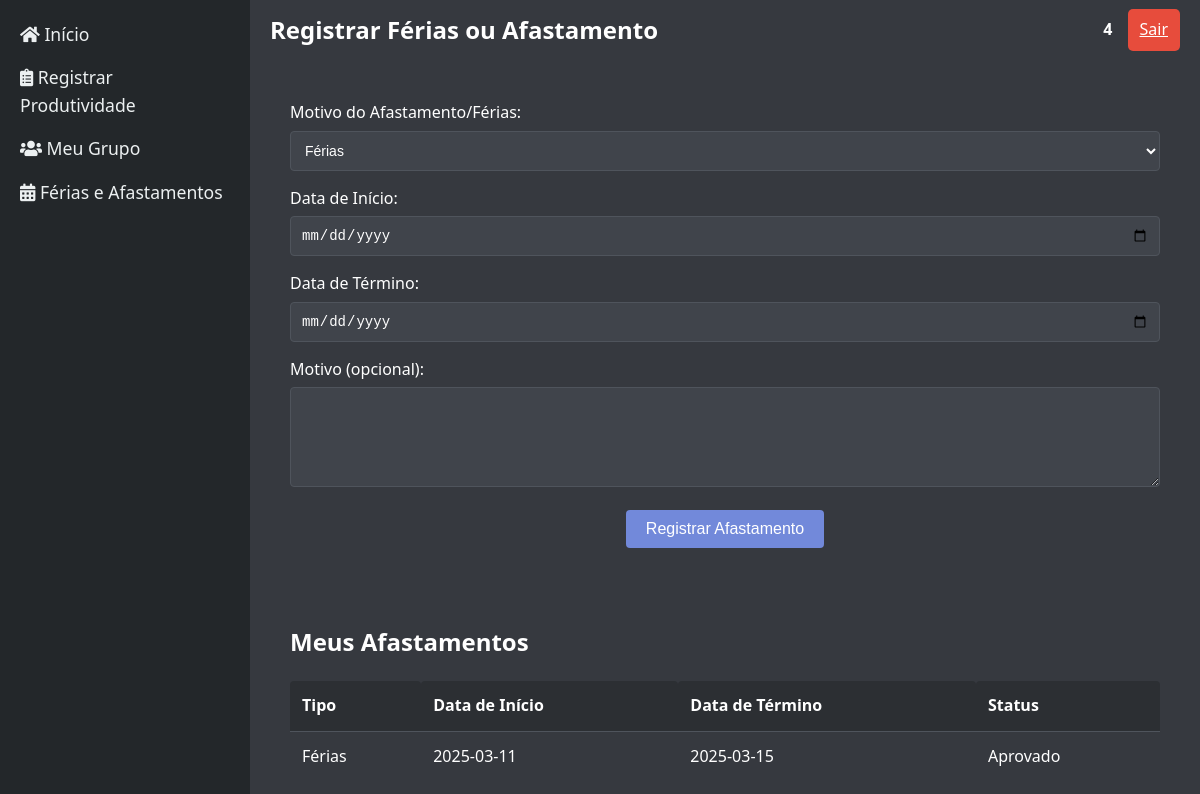
Screenshot of /public/gestao-ferias-afastamentos (signed in) with the database file from the repository.
### tables this page shows
CREATE TABLE `afastamentos` (
  `id` int(11) NOT NULL,
  `user_id` int(11) NOT NULL,
  `tipo_afastamento_id` int(11) NOT NULL,
  `data_inicio` date NOT NULL,
  `data_termino` date NOT NULL,
  `comentario` text DEFAULT NULL,
  `status` enum('Pendente','Aprovado','Rejeitado') DEFAULT 'Pendente',
  `created_at` timestamp NOT NULL DEFAULT current_timestamp(),
  `updated_at` timestamp NOT NULL DEFAULT current_timestamp() ON UPDATE current_timestamp()
);

CREATE TABLE `tipos_afastamento` (
  `id` int(11) NOT NULL,
  `descricao` varchar(100) NOT NULL,
  `created_at` timestamp NOT NULL DEFAULT current_timestamp(),
  `updated_at` timestamp NOT NULL DEFAULT current_timestamp() ON UPDATE current_timestamp()
);

### src/controllers/FeriasAfastamentoController.php (called while the page is built, shortened)
<?php
class FeriasAfastamentoController
{
    private $model;
    public function __construct(PDO $pdo, $authController = null)
    {
        $this->authController = $authController;
        $this->model = new FeriasAfastamento($pdo);
    }
    private function getBaseUrl() {
        $protocol = isset($_SERVER['HTTPS']) && $_SERVER['HTTPS'] === 'on' ? 'https://' : 'http://';
        $host = $_SERVER['HTTP_HOST'];
        $scriptName = $_SERVER['SCRIPT_NAME'] ?? '';
        $dirName = dirname($scriptName);
        $basePath = $protocol . $host . $dirName;
        if (strpos($basePath, '/public') !== false) {
            $basePath = substr($basePath, 0, strpos($basePath, '/public') + 7);
        }
        return $basePath;
    }
    public function listarFeriasAfastamentos()
    {
        $userId = $_SESSION['user_id'];
        $afastamentos = $this->model->listarAfastamentosPorUsuario($userId);
        $tiposAfastamento = $this->getTiposAfastamento();
        return [
            'afastamentos' => $afastamentos,
            'tiposAfastamento' => $tiposAfastamento
        ];
    }
    private function getTiposAfastamento()
    {
        return $this->model->listarTiposAfastamento();
    }
}

### src/models/FeriasAfastamento.php (called while the page is built, shortened)
<?php
class FeriasAfastamento {
    private $pdo;
    public function __construct(PDO $pdo) {
        $this->pdo = $pdo;
    }
    public function listarTiposAfastamento() {
        $stmt = $this->pdo->prepare("SELECT * FROM tipos_afastamento");
        $stmt->execute();
        return $stmt->fetchAll(PDO::FETCH_ASSOC);
    }
    public function listarAfastamentosPorUsuario($userId)
    {
        $sql = "SELECT a.*, t.descricao as tipo_afastamento
            FROM afastamentos a
            JOIN tipos_afastamento t ON a.tipo_afastamento_id = t.id
            WHERE a.user_id = :user_id
            ORDER BY a.data_inicio DESC";
        $stmt = $this->pdo->prepare($sql);
        $stmt->execute([':user_id' => $userId]);
        return $stmt->fetchAll(PDO::FETCH_ASSOC);
    }
}

### src/views/gestao_ferias_afastamentos.php (the view, shortened to what this page needs)
<?php
global $pdo;
$feriasAfastamentoController = new FeriasAfastamentoController($pdo);
$data = $feriasAfastamentoController->listarFeriasAfastamentos();
$userAfastamentos = $data['afastamentos'];
$tiposAfastamento = $data['tiposAfastamento'];
?>
<!DOCTYPE html>
<html lang="pt-BR">
<head>
    <link rel="stylesheet" href="https://cdnjs.cloudflare.com/ajax/libs/font-awesome/5.15.3/css/all.min.css">
    <link rel="stylesheet" href="<?php echo BASE_URL; ?>/css/gestao_ferias_afastamentos.css">
    <link rel="stylesheet" href="<?php echo BASE_URL; ?>/css/sidebar.css">
    <link rel="stylesheet" href="<?php echo BASE_URL; ?>/css/header.css">
</head>
<body class="ferias-afastamentos-page">
<div class="dashboard-container">
    <?php include_once __DIR__ . '/../components/sidebar.php'; ?>
    <div class="main-content">
        <?php include_once __DIR__ . '/../components/header.php'; ?>
        <main class="dashboard-content">
            <section class="register-section">
                <form action="<?php echo BASE_URL; ?>/submit-ferias-afastamento" method="POST">
                    <div class="form-group">
                        <label for="tipo_afastamento">Motivo do Afastamento/Férias:</label>
                        <select name="tipo_afastamento" id="tipo_afastamento" required>
                            <?php foreach ($tiposAfastamento as $tipo): ?>
                                <option value="<?php echo htmlspecialchars($tipo['id']); ?>"><?php echo htmlspecialchars($tipo['descricao']); ?></option>
                            <?php endforeach; ?>
                        </select>
                    </div>
                    <div class="form-group">
                        <label for="data_inicio">Data de Início:</label>
                        <input type="date" name="data_inicio" id="data_inicio" required>
                    </div>
                    <div class="form-group">
                        <label for="data_termino">Data de Término:</label>
                        <input type="date" name="data_termino" id="data_termino" required>
                    </div>
                    <div class="form-group">
                        <label for="comentario">Motivo (opcional):</label>
                        <textarea name="comentario" id="comentario" rows="3"></textarea>
                    </div>
                    <div class="form-group">
                        <button type="submit" class="btn-submit">Registrar Afastamento</button>
                    </div>
                </form>
            </section>
            <section class="afastamentos-section">
                <h2>Meus Afastamentos</h2>
                <table class="afastamentos-table">
                    <thead>
                    <tr>
                        <th class="column-header">Tipo</th>
                        <th class="column-header">Data de Início</th>
                        <th class="column-header">Data de Término</th>
                        <th class="column-header">Status</th>
                    </tr>
                    </thead>
                    <tbody>
                    <?php foreach ($userAfastamentos as $afastamento): ?>
                        <tr>
                            <td><?php echo htmlspecialchars($afastamento['tipo_afastamento']); ?></td>
                            <td><?php echo htmlspecialchars($afastamento['data_inicio']); ?></td>
                            <td><?php echo htmlspecialchars($afastamento['data_termino']); ?></td>
                            <td><?php echo htmlspecialchars($afastamento['status']); ?></td>
                        </tr>
                    <?php endforeach; ?>
                    </tbody>
                </table>
            </section>
        </main>
    </div>
</div>
</body>
</html>

### public/css/gestao_ferias_afastamentos.css (style rules this page uses)
* { margin: 0; padding: 0; box-sizing: border-box; }
body { font-family: 'Segoe UI', Tahoma, Geneva, Verdana, sans-serif; background-color: #36393f; color: #ffffff; line-height: 1.6; }
.dashboard-container { display: flex; height: 100vh; }
.main-content { flex: 1; padding: 20px; overflow-y: auto; }
.register-section { padding: 20px; margin-bottom: 20px; }
.register-section h2, .afastamentos-section h2 { margin-bottom: 20px; color: #ffffff; }
.form-group { margin-bottom: 15px; }
label { display: block; margin-bottom: 5px; color: #ffffff; <span style="color: red;">background-color: #2c2f33;</span> padding: 5px 10px; border-radius: 4px; }
select, input[type="date"], textarea { width: 100%; padding: 10px; border: 1px solid #4f545c; border-radius: 4px; background-color: #40444b; color: #ffffff; font-size: 14px; }
textarea { resize: vertical; min-height: 100px; }
.btn-submit { background-color: #7289da; color: #ffffff; border: none; padding: 10px 20px; border-radius: 4px; cursor: pointer; font-size: 16px; display: block; margin: 0 auto; width: auto; }
.afastamentos-section { padding: 20px; }
.afastamentos-table { width: 100%; border-collapse: collapse; }
.afastamentos-table th, .afastamentos-table td { padding: 12px; text-align: left; border-bottom: 1px solid #4f545c; }
.afastamentos-table th { color: #ffffff; <span style="color: red;">background-color: #2c2f33;</span> }
.afastamentos-table tr:last-child td { border-bottom: none; }
.column-header { background-color: #2c2f33; color: #ffffff; padding: 10px; border-radius: 4px 4px 0 0; }

### public/css/sidebar.css (style rules this page uses)
body { padding-left: 250px; }

### public/css/header.css (style rules this page uses)
body { padding-top: 60px; }

### rows the page displays
afastamentos: tipo_afastamento.descricao "Férias", data_inicio "2025-03-11", data_termino "2025-03-15", status "Aprovado"

### other values shown
$item['text'] "Início"
$item['text'] "Registrar Produtividade"
$item['text'] "Meu Grupo"
$item['text'] "Férias e Afastamentos"
$pageTitle "Registrar Férias ou Afastamento"
$userName "4"
form field tipo_afastamento "Férias"
